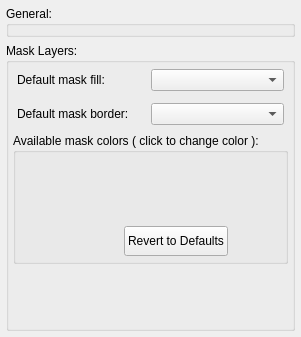
     <widget class="QWidget" name="tab_layers_">
      <attribute name="title">
       <string>Layers</string>
      </attribute>
      <layout class="QVBoxLayout" name="verticalLayout_9" stretch="0,1">
       <property name="leftMargin">
        <number>6</number>
       </property>
       <property name="topMargin">
        <number>6</number>
       </property>
       <property name="rightMargin">
        <number>6</number>
       </property>
       <property name="bottomMargin">
        <number>6</number>
       </property>
       <item>
        <widget class="QGroupBox" name="general_layer_settings_">
         <property name="title">
          <string>General:</string>
         </property>
         <layout class="QHBoxLayout" name="horizontalLayout_4">
          <property name="leftMargin">
           <number>4</number>
          </property>
          <property name="topMargin">
           <number>4</number>
          </property>
          <property name="rightMargin">
           <number>4</number>
          </property>
          <property name="bottomMargin">
           <number>4</number>
          </property>
          <item>
           <widget class="QtUtils::QtSliderDoubleCombo" name="opacity_adjuster_" native="true"/>
          </item>
         </layout>
        </widget>
       </item>
       <item>
        <widget class="QGroupBox" name="mask_layer_settings_">
         <property name="title">
          <string>Mask Layers:</string>
         </property>
         <property name="alignment">
          <set>Qt::AlignLeading|Qt::AlignLeft|Qt::AlignTop</set>
         </property>
         <layout class="QVBoxLayout" name="verticalLayout_8">
          <property name="spacing">
           <number>4</number>
          </property>
          <property name="leftMargin">
           <number>4</number>
          </property>
          <property name="topMargin">
           <number>2</number>
          </property>
          <property name="rightMargin">
           <number>4</number>
          </property>
          <property name="bottomMargin">
           <number>4</number>
          </property>
          <item>
           <widget class="QWidget" name="widget_6" native="true">
            <property name="sizePolicy">
             <sizepolicy hsizetype="Preferred" vsizetype="Fixed">
              <horstretch>0</horstretch>
              <verstretch>0</verstretch>
             </sizepolicy>
            </property>
            <property name="maximumSize">
             <size>
              <width>16777215</width>
              <height>36</height>
             </size>
            </property>
            <layout class="QHBoxLayout" name="horizontalLayout_5" stretch="1,1">
             <property name="spacing">
              <number>0</number>
             </property>
             <property name="leftMargin">
              <number>4</number>
             </property>
             <property name="topMargin">
              <number>4</number>
             </property>
             <property name="rightMargin">
              <number>4</number>
             </property>
             <property name="bottomMargin">
              <number>4</number>
             </property>
             <item>
              <widget class="QLabel" name="label_4">
               <property name="text">
                <string>Default mask fill:</string>
               </property>
              </widget>
             </item>
             <item>
              <widget class="QComboBox" name="mask_fill_combobox_">
               <property name="focusPolicy">
                <enum>Qt::ClickFocus</enum>
               </property>
              </widget>
             </item>
            </layout>
           </widget>
          </item>
          <item>
           <widget class="QWidget" name="widget_7" native="true">
            <property name="sizePolicy">
             <sizepolicy hsizetype="Preferred" vsizetype="Fixed">
              <horstretch>0</horstretch>
              <verstretch>0</verstretch>
             </sizepolicy>
            </property>
            <property name="maximumSize">
             <size>
              <width>16777215</width>
              <height>36</height>
             </size>
            </property>
            <layout class="QHBoxLayout" name="horizontalLayout_6" stretch="1,1">
             <property name="spacing">
              <number>0</number>
             </property>
             <property name="leftMargin">
              <number>4</number>
             </property>
             <property name="topMargin">
              <number>4</number>
             </property>
             <property name="rightMargin">
              <number>4</number>
             </property>
             <property name="bottomMargin">
              <number>4</number>
             </property>
             <item>
              <widget class="QLabel" name="label_5">
               <property name="text">
                <string>Default mask border:</string>
               </property>
              </widget>
             </item>
             <item>
              <widget class="QComboBox" name="mask_border_combobox_">
               <property name="focusPolicy">
                <enum>Qt::ClickFocus</enum>
               </property>
              </widget>
             </item>
            </layout>
           </widget>
          </item>
          <item>
           <widget class="QGroupBox" name="groupBox">
            <property name="sizePolicy">
             <sizepolicy hsizetype="Preferred" vsizetype="Fixed">
              <horstretch>0</horstretch>
              <verstretch>0</verstretch>
             </sizepolicy>
            </property>
            <property name="title">
             <string>Available mask colors ( click to change color ):</string>
            </property>
            <layout class="QVBoxLayout" name="verticalLayout_3">
             <property name="spacing">
              <number>2</number>
             </property>
             <property name="leftMargin">
              <number>4</number>
             </property>
             <property name="topMargin">
              <number>4</number>
             </property>
             <property name="rightMargin">
              <number>4</number>
             </property>
             <property name="bottomMargin">
              <number>0</number>
             </property>
             <item>
              <widget class="QWidget" name="widget_12" native="true">
               <property name="minimumSize">
                <size>
                 <width>0</width>
                 <height>60</height>
                </size>
               </property>
               <layout class="QHBoxLayout" name="color_h_layout_">
                <property name="leftMargin">
                 <number>4</number>
                </property>
                <property name="topMargin">
                 <number>4</number>
                </property>
                <property name="rightMargin">
                 <number>4</number>
                </property>
                <property name="bottomMargin">
                 <number>4</number>
                </property>
               </layout>
              </widget>
             </item>
             <item>
              <widget class="QWidget" name="widget_11" native="true">
               <property name="sizePolicy">
                <sizepolicy hsizetype="Preferred" vsizetype="Fixed">
                 <horstretch>0</horstretch>
                 <verstretch>0</verstretch>
                </sizepolicy>
               </property>
               <property name="minimumSize">
                <size>
                 <width>0</width>
                 <height>0</height>
                </size>
               </property>
               <layout class="QVBoxLayout" name="color_widget_picker_layout_">
                <property name="spacing">
                 <number>0</number>
                </property>
                <property name="leftMargin">
                 <number>0</number>
                </property>
                <property name="topMargin">
                 <number>0</number>
                </property>
                <property name="rightMargin">
                 <number>0</number>
                </property>
                <property name="bottomMargin">
                 <number>0</number>
                </property>
               </layout>
              </widget>
             </item>
             <item>
              <widget class="QWidget" name="widget_10" native="true">
               <property name="sizePolicy">
                <sizepolicy hsizetype="Preferred" vsizetype="Preferred">
                 <horstretch>0</horstretch>
                 <verstretch>0</verstretch>
                </sizepolicy>
               </property>
               <property name="minimumSize">
                <size>
                 <width>0</width>
                 <height>40</height>
                </size>
               </property>
               <layout class="QHBoxLayout" name="horizontalLayout_10">
                <property name="spacing">
                 <number>0</number>
                </property>
                <property name="leftMargin">
                 <number>4</number>
                </property>
                <property name="topMargin">
                 <number>4</number>
                </property>
                <property name="rightMargin">
                 <number>4</number>
                </property>
                <property name="bottomMargin">
                 <number>4</number>
                </property>
                <item>
                 <spacer name="horizontalSpacer_2">
                  <property name="orientation">
                   <enum>Qt::Horizontal</enum>
                  </property>
                  <property name="sizeHint" stdset="0">
                   <size>
                    <width>100</width>
                    <height>20</height>
                   </size>
                  </property>
                 </spacer>
                </item>
                <item>
                 <widget class="QPushButton" name="revert_to_defaults_button_">
                  <property name="sizePolicy">
                   <sizepolicy hsizetype="Fixed" vsizetype="Fixed">
                    <horstretch>0</horstretch>
                    <verstretch>0</verstretch>
                   </sizepolicy>
                  </property>
                  <property name="minimumSize">
                   <size>
                    <width>0</width>
                    <height>30</height>
                   </size>
                  </property>
                  <property name="focusPolicy">
                   <enum>Qt::ClickFocus</enum>
                  </property>
                  <property name="text">
                   <string>Revert to Defaults</string>
                  </property>
                 </widget>
                </item>
                <item>
                 <spacer name="horizontalSpacer_6">
                  <property name="orientation">
                   <enum>Qt::Horizontal</enum>
                  </property>
                  <property name="sizeHint" stdset="0">
                   <size>
                    <width>40</width>
                    <height>20</height>
                   </size>
                  </property>
                 </spacer>
                </item>
               </layout>
              </widget>
             </item>
            </layout>
           </widget>
          </item>
          <item>
           <spacer name="verticalSpacer">
            <property name="orientation">
             <enum>Qt::Vertical</enum>
            </property>
            <property name="sizeHint" stdset="0">
             <size>
              <width>20</width>
              <height>60</height>
             </size>
            </property>
           </spacer>
          </item>
         </layout>
        </widget>
       </item>
      </layout>
     </widget>
